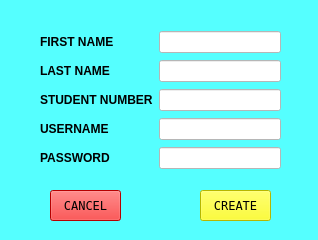
<?xml version="1.0" encoding="UTF-8"?>
<ui version="4.0">
 <class>signUpWindow</class>
 <widget class="QMainWindow" name="signUpWindow">
  <property name="geometry">
   <rect>
    <x>0</x>
    <y>0</y>
    <width>318</width>
    <height>240</height>
   </rect>
  </property>
  <property name="windowTitle">
   <string>Sign Up</string>
  </property>
  <property name="styleSheet">
   <string notr="true">background-color: rgb(85, 255, 255);</string>
  </property>
  <widget class="QWidget" name="centralwidget">
   <widget class="QPushButton" name="pushButton_create">
    <property name="geometry">
     <rect>
      <x>200</x>
      <y>190</y>
      <width>71</width>
      <height>31</height>
     </rect>
    </property>
    <property name="font">
     <font>
      <family>Terminal</family>
     </font>
    </property>
    <property name="styleSheet">
     <string notr="true">background-color: rgb(255, 255, 0);</string>
    </property>
    <property name="text">
     <string>CREATE</string>
    </property>
   </widget>
   <widget class="QPushButton" name="pushButton_cancel">
    <property name="geometry">
     <rect>
      <x>50</x>
      <y>190</y>
      <width>71</width>
      <height>31</height>
     </rect>
    </property>
    <property name="font">
     <font>
      <family>Terminal</family>
     </font>
    </property>
    <property name="styleSheet">
     <string notr="true">background-color: rgb(255, 0, 0);</string>
    </property>
    <property name="text">
     <string>CANCEL</string>
    </property>
   </widget>
   <widget class="QWidget" name="layoutWidget">
    <property name="geometry">
     <rect>
      <x>40</x>
      <y>30</y>
      <width>241</width>
      <height>145</height>
     </rect>
    </property>
    <layout class="QGridLayout" name="gridLayout">
     <item row="3" column="1">
      <widget class="QLineEdit" name="lineEdit_studNum">
       <property name="styleSheet">
        <string notr="true">background-color: rgb(255, 255, 255);</string>
       </property>
      </widget>
     </item>
     <item row="5" column="0">
      <widget class="QLabel" name="label_4">
       <property name="font">
        <font>
         <weight>75</weight>
         <bold>true</bold>
        </font>
       </property>
       <property name="text">
        <string>PASSWORD</string>
       </property>
      </widget>
     </item>
     <item row="5" column="1">
      <widget class="QLineEdit" name="lineEdit_passwordSU">
       <property name="styleSheet">
        <string notr="true">background-color: rgb(255, 255, 255);</string>
       </property>
      </widget>
     </item>
     <item row="2" column="0">
      <widget class="QLabel" name="label_6">
       <property name="font">
        <font>
         <weight>75</weight>
         <bold>true</bold>
        </font>
       </property>
       <property name="styleSheet">
        <string notr="true"/>
       </property>
       <property name="text">
        <string>LAST NAME</string>
       </property>
      </widget>
     </item>
     <item row="0" column="0">
      <widget class="QLabel" name="label_3">
       <property name="font">
        <font>
         <weight>75</weight>
         <bold>true</bold>
        </font>
       </property>
       <property name="styleSheet">
        <string notr="true"/>
       </property>
       <property name="text">
        <string>FIRST NAME</string>
       </property>
      </widget>
     </item>
     <item row="4" column="0">
      <widget class="QLabel" name="label_2">
       <property name="font">
        <font>
         <weight>75</weight>
         <bold>true</bold>
        </font>
       </property>
       <property name="text">
        <string>USERNAME</string>
       </property>
      </widget>
     </item>
     <item row="0" column="1">
      <widget class="QLineEdit" name="lineEdit_firstNameSU">
       <property name="styleSheet">
        <string notr="true">background-color: rgb(255, 255, 255);</string>
       </property>
      </widget>
     </item>
     <item row="4" column="1">
      <widget class="QLineEdit" name="lineEdit_usernameSU">
       <property name="styleSheet">
        <string notr="true">background-color: rgb(255, 255, 255);</string>
       </property>
      </widget>
     </item>
     <item row="3" column="0">
      <widget class="QLabel" name="label_5">
       <property name="font">
        <font>
         <weight>75</weight>
         <bold>true</bold>
        </font>
       </property>
       <property name="styleSheet">
        <string notr="true"/>
       </property>
       <property name="text">
        <string>STUDENT NUMBER</string>
       </property>
      </widget>
     </item>
     <item row="2" column="1">
      <widget class="QLineEdit" name="lineEdit_lastNameSU">
       <property name="styleSheet">
        <string notr="true">background-color: rgb(255, 255, 255);</string>
       </property>
      </widget>
     </item>
    </layout>
   </widget>
  </widget>
 </widget>
 <resources/>
 <connections/>
</ui>
